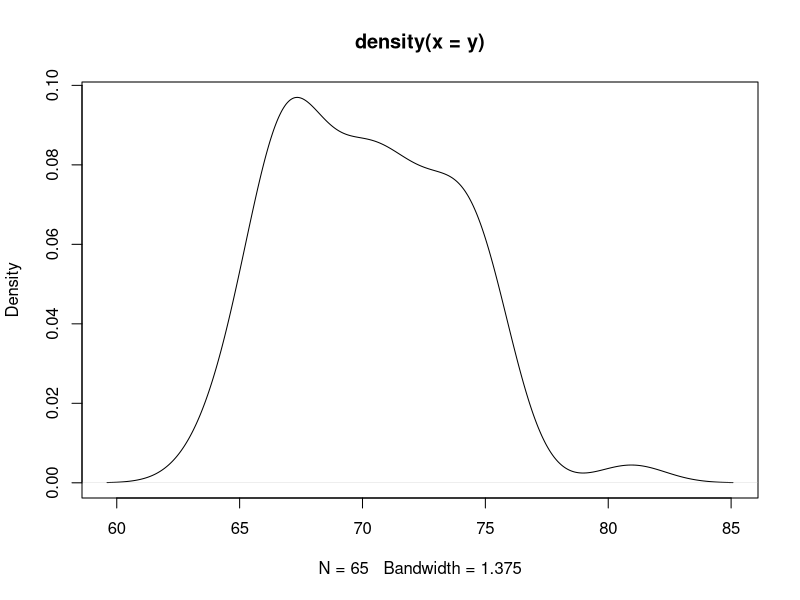
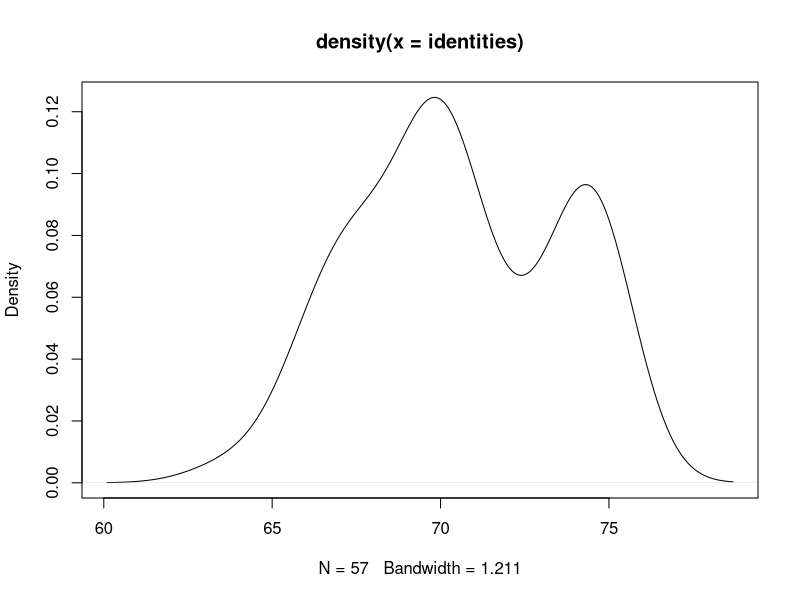

Generate these figures, in order, with R:
install.packages('diptest')
library(diptest)

identities = c(69.23, 67.29,  67.29, 67.29, 67.29, 67.29,63.73, 72.27, 74.78, 68.87, 70.03, 70.03,70.03,70.03,70.03,70.03,70.03,70.03,70.03,70.03,70.03,70.03,70.03,73.26, 70.2, 75.05, 74.57, 74.49,74.57, 74.49,74.57, 74.49,74.57, 74.49,74.57, 74.49,74.57, 74.49, 68.75, 69.65, 66.31, 68.86, 65.91, 70.93, 67.57, 67.88, 67.82, 66.08, 65.96, 73.72, 71.89, 67.54, 66.1, 72.21, 70.62, 71.71, 73.51)
y = c(69.23, 67.29, 63.73, 72.27, 74.78, 68.87, 70.03, 73.26, 70.2, 75.05, 74.57, 74.49, 68.75, 69.65, 66.31, 68.86, 65.91, 70.93, 67.57, 67.88, 67.82, 66.08, 65.96, 73.72, 71.89, 67.54, 66.1, 72.21, 70.62, 71.71, 73.51, 70.84, 67.96, 66.43, 75.82, 74.52, 71.75, 70.08, 69.14, 67.27, 66.59, 70.83, 72.74, 67.16, 64.62, 67.22, 66.85, 75.35, 72.22, 71.62, 66.67, 65.31, 70.12, 73.05, 70.14, 67.28, 66.48, 64.85, 74.21, 80.95, 73.54, 74.07, 75.0, 70.12, 75.27)
dip.test(y)
plot(density(y))

dip.test(identities)
plot(density(identities))
